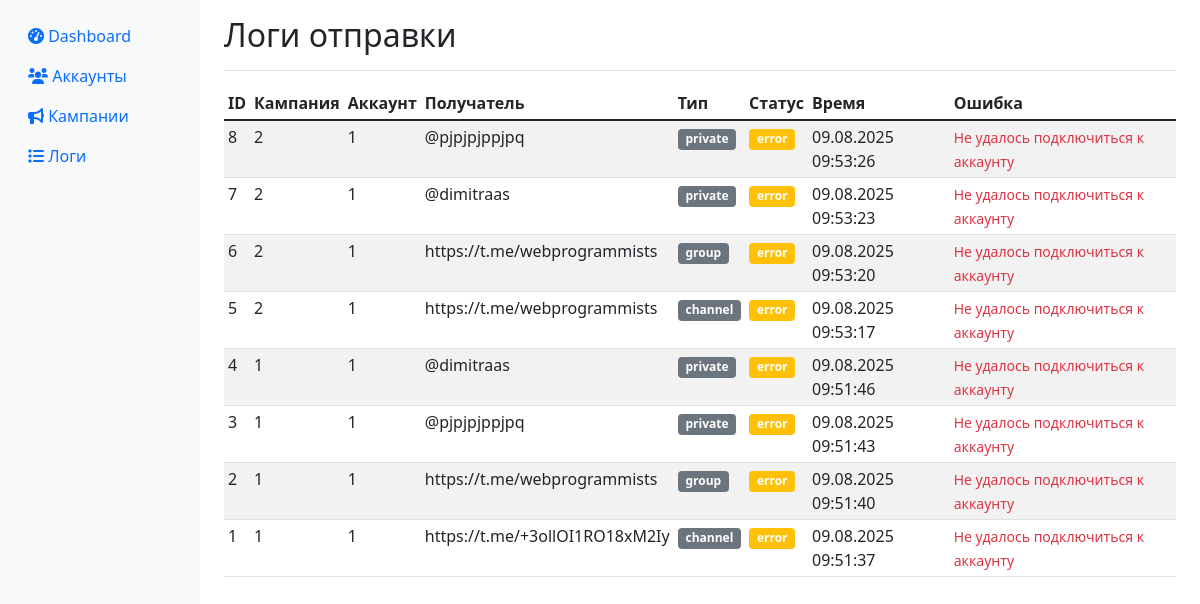
Page /logs on the earlier database version.
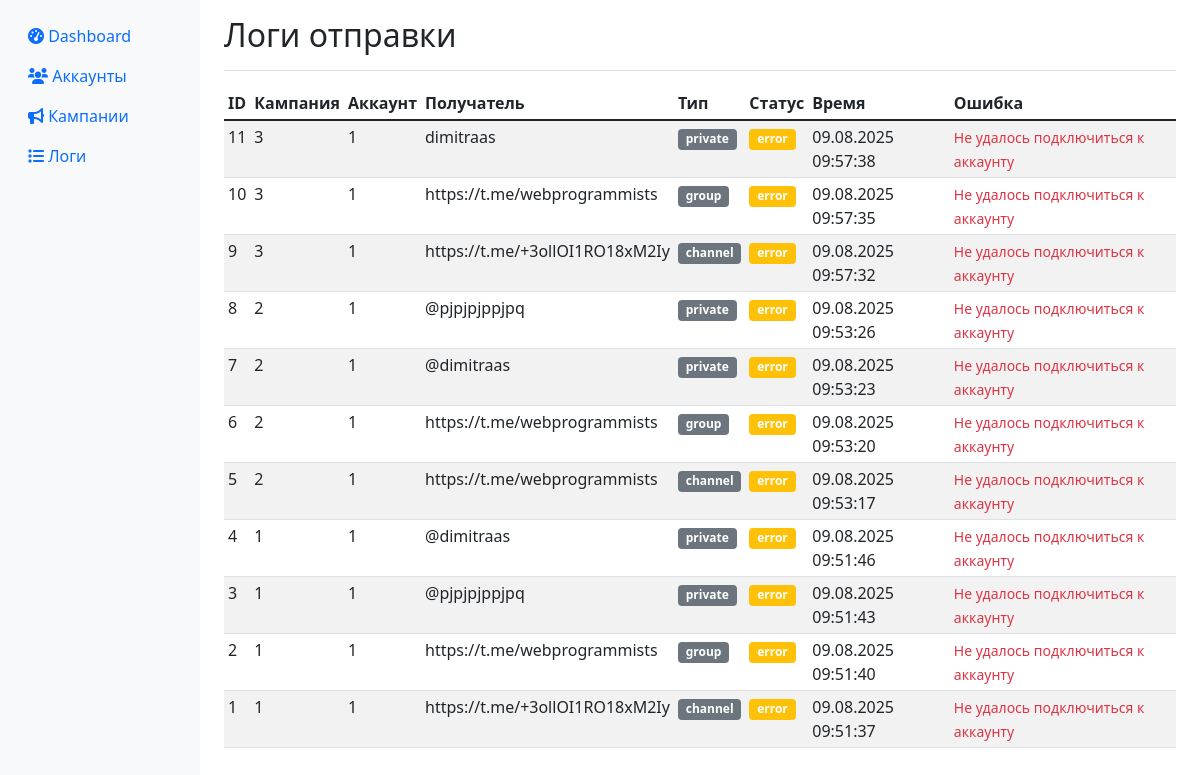
Same page on the later database version.
### app/database.py (models this page shows)
class SendLog(Base):
    __tablename__ = "send_logs"
    id = Column(Integer, primary_key=True, index=True)
    campaign_id = Column(Integer)
    account_id = Column(Integer)
    recipient = Column(String)
    recipient_type = Column(String)  # channel, group, private
    status = Column(String)  # sent, failed, blocked
    message = Column(Text, nullable=True)
    error_message = Column(Text, nullable=True)
    sent_at = Column(DateTime, default=datetime.utcnow)

### app/web.py (the view)
@app.get("/logs", response_class=HTMLResponse)
async def logs_page(request: Request, db: Session = Depends(get_db)):
    logs = db.query(SendLog).order_by(SendLog.sent_at.desc()).limit(100).all()
    return templates.TemplateResponse("logs.html", {
        "request": request,
        "logs": logs
    })

### templates/logs.html (shortened to what this page needs)
{% extends "base.html" %}
{% block content %}
<div class="d-flex justify-content-between flex-wrap flex-md-nowrap align-items-center pt-3 pb-2 mb-3 border-bottom">
    <h1 class="h2">Логи отправки</h1>
</div>
<div class="table-responsive">
    <table class="table table-striped table-sm">
        <thead>
            <tr>
                <th>ID</th>
                <th>Кампания</th>
                <th>Аккаунт</th>
                <th>Получатель</th>
                <th>Тип</th>
                <th>Статус</th>
                <th>Время</th>
                <th>Ошибка</th>
            </tr>
        </thead>
        <tbody>
            {% for log in logs %}
            <tr>
                <td>{{ log.id }}</td>
                <td>{{ log.campaign_id }}</td>
                <td>{{ log.account_id }}</td>
                <td>{{ log.recipient }}</td>
                <td>
                    <span class="badge bg-secondary">{{ log.recipient_type }}</span>
                </td>
                <td>
                    <span class="badge bg-{% if log.status == 'sent' %}success{% elif log.status == 'failed' %}danger{% else %}warning{% endif %}">
                        {{ log.status }}
                    </span>
                </td>
                <td>{{ log.sent_at.strftime('%d.%m.%Y %H:%M:%S') }}</td>
                <td>
                    {% if log.error_message %}
                    <small class="text-danger">{{ log.error_message[:50] }}{% if log.error_message|length > 50 %}...{% endif %}</small>
                    {% else %}
                    -
                    {% endif %}
                </td>
            </tr>
            {% endfor %}
        </tbody>
    </table>
</div>
{% endblock %}

### templates/base.html (shortened to what this page needs)
<!DOCTYPE html>
<html lang="ru">
<head>
    <link href="https://cdn.jsdelivr.net/npm/bootstrap@5.1.3/dist/css/bootstrap.min.css" rel="stylesheet">
    <link href="https://cdnjs.cloudflare.com/ajax/libs/font-awesome/6.0.0/css/all.min.css" rel="stylesheet">
</head>
<body>
    <div class="container-fluid">
        <div class="row">
            <nav class="col-md-2 d-md-block sidebar collapse">
                <div class="position-sticky pt-3">
                    <ul class="nav flex-column">
                        <li class="nav-item">
                            <a class="nav-link" href="/">
                                <i class="fas fa-tachometer-alt"></i> Dashboard
                            </a>
                        </li>
                        <li class="nav-item">
                            <a class="nav-link" href="/accounts">
                                <i class="fas fa-users"></i> Аккаунты
                            </a>
                        </li>
                        <li class="nav-item">
                            <a class="nav-link" href="/campaigns">
                                <i class="fas fa-bullhorn"></i> Кампании
                            </a>
                        </li>
                        <li class="nav-item">
                            <a class="nav-link" href="/logs">
                                <i class="fas fa-list"></i> Логи
                            </a>
                        </li>
                    </ul>
                </div>
            </nav>
            <main class="col-md-10 ms-sm-auto px-md-4">
                {% block content %}{% endblock %}
            </main>
        </div>
    </div>
</body>
</html>

### templates/base.html (style rules this page uses)
.sidebar { min-height: 100vh; background-color: #f8f9fa; }

Differences in the rows shown:
added SendLog: id "11", campaign_id "3", account_id "1", recipient "dimitraas", recipient_type "private", status "error", sent_at "09.08.2025 09:57:38", error_message "Не удалось подключиться к аккаунту"
added SendLog: id "10", campaign_id "3", account_id "1", recipient "https://t.me/webprogrammists", recipient_type "group", status "error", sent_at "09.08.2025 09:57:35", error_message "Не удалось подключиться к аккаунту"
added SendLog: id "9", campaign_id "3", account_id "1", recipient "https://t.me/+3ollOI1RO18xM2Iy", recipient_type "channel", status "error", sent_at "09.08.2025 09:57:32", error_message "Не удалось подключиться к аккаунту"
